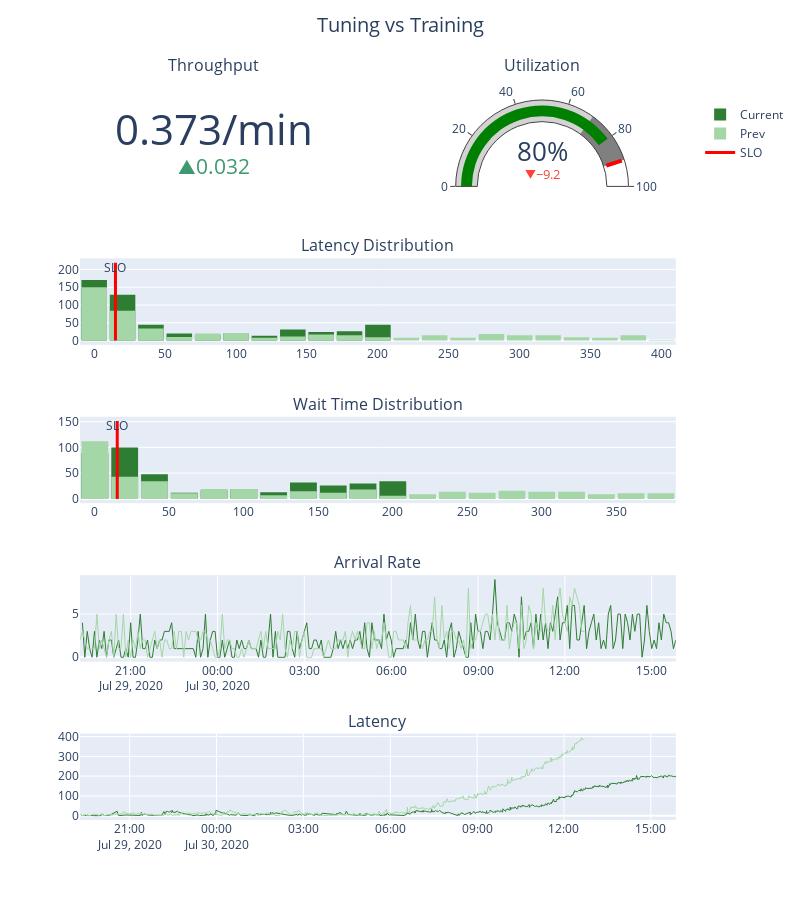

This figure's notebook cell:
### Code cell
dashboard = build_dashboard(Q_tuning, prev_q=Q_train, show_slo=True, title='Tuning vs Training')
dashboard.show()

### Figure 1 — Plotly figure (JSON) as saved in the notebook; plotly's stock layout.template omitted (floating-point values rounded to 4 significant figures; data arrays with more than 128 entries replaced by an {"elided": "..."} marker saying what was removed)
{"data": [{"delta": {"position": "bottom", "reference": 0.3404}, "domain": {"x": [0, 0.44], "y": [0.88, 1]}, "mode": "number+delta", "number": {"suffix": "/min"}, "type": "indicator", "value": 0.3728}, {"delta": {"reference": 89.24}, "domain": {"x": [0.54, 0.98], "y": [0.88, 1]}, "gauge": {"axis": {"range": [0, 100]}, "steps": [{"color": "lightgray", "range": [0, 70]}, {"color": "gray", "range": [70, 90]}], "threshold": {"line": {"color": "red", "width": 4}, "thickness": 0.75, "value": 90}}, "mode": "gauge+number+delta", "number": {"suffix": "%"}, "type": "indicator", "value": 80.02}, {"bingroup": "1", "marker": {"color": "#2E7D32"}, "name": "Current", "nbinsx": 20, "type": "histogram", "x": {"elided": "537 float values"}, "xaxis": "x", "yaxis": "y"}, {"bingroup": "1", "marker": {"color": "#A5D6A7"}, "name": "Prev", "nbinsx": 20, "type": "histogram", "x": {"elided": "491 float values"}, "xaxis": "x", "yaxis": "y"}, {"line": {"color": "red", "width": 3}, "mode": "lines+text", "name": "SLO", "text": [null, "SLO"], "textposition": "bottom center", "type": "scatter", "x": [15, 15], "xaxis": "x", "y": [0, 219], "yaxis": "y"}, {"bingroup": "2", "marker": {"color": "#2E7D32"}, "showlegend": false, "type": "histogram", "x": {"elided": "420 float values"}, "xaxis": "x2", "yaxis": "y2"}, {"bingroup": "2", "marker": {"color": "#A5D6A7"}, "showlegend": false, "type": "histogram", "x": {"elided": "406 float values"}, "xaxis": "x2", "yaxis": "y2"}, {"line": {"color": "red", "width": 3}, "mode": "lines+text", "name": "SLO", "showlegend": false, "text": [null, "SLO"], "textposition": "bottom center", "type": "scatter", "x": [15, 15], "xaxis": "x2", "y": [0, 151], "yaxis": "y2"}, {"line": {"color": "#2E7D32", "width": 1}, "showlegend": false, "type": "scatter", "x": {"elided": "247 str values"}, "xaxis": "x3", "y": {"elided": "247 int values"}, "yaxis": "y3"}, {"line": {"color": "#2E7D32", "width": 1}, "showlegend": false, "type": "scatter", "x": {"elided": "537 str values"}, "xaxis": "x4", "y": {"elided": "537 float values"}, "yaxis": "y4"}, {"line": {"color": "#A5D6A7", "width": 1}, "showlegend": false, "type": "scatter", "x": {"elided": "210 str values"}, "xaxis": "x3", "y": {"elided": "210 int values"}, "yaxis": "y3"}, {"line": {"color": "#A5D6A7", "width": 1}, "showlegend": false, "type": "scatter", "x": {"elided": "491 str values"}, "xaxis": "x4", "y": {"elided": "491 float values"}, "yaxis": "y4"}], "layout": {"annotations": [{"font": {"size": 16}, "showarrow": false, "text": "Throughput", "x": 0.22, "xanchor": "center", "xref": "paper", "y": 1.03, "yanchor": "bottom", "yref": "paper"}, {"font": {"size": 16}, "showarrow": false, "text": "Utilization", "x": 0.76, "xanchor": "center", "xref": "paper", "y": 1.03, "yanchor": "bottom", "yref": "paper"}, {"font": {"size": 16}, "showarrow": false, "text": "Latency Distribution", "x": 0.49, "xanchor": "center", "xref": "paper", "y": 0.78, "yanchor": "bottom", "yref": "paper"}, {"font": {"size": 16}, "showarrow": false, "text": "Wait Time Distribution", "x": 0.49, "xanchor": "center", "xref": "paper", "y": 0.56, "yanchor": "bottom", "yref": "paper"}, {"font": {"size": 16}, "showarrow": false, "text": "Arrival Rate", "x": 0.49, "xanchor": "center", "xref": "paper", "y": 0.34, "yanchor": "bottom", "yref": "paper"}, {"font": {"size": 16}, "showarrow": false, "text": "Latency", "x": 0.49, "xanchor": "center", "xref": "paper", "y": 0.12, "yanchor": "bottom", "yref": "paper"}], "bargap": 0.1, "barmode": "overlay", "height": 900, "title": {"font": {"size": 20}, "text": "Tuning vs Training", "x": 0.5, "xanchor": "center", "y": 0.98, "yanchor": "top"}, "width": 800, "xaxis": {"anchor": "y", "domain": [0, 0.98]}, "xaxis2": {"anchor": "y2", "domain": [0, 0.98]}, "xaxis3": {"anchor": "y3", "domain": [0, 0.98]}, "xaxis4": {"anchor": "y4", "domain": [0, 0.98]}, "yaxis": {"anchor": "x", "domain": [0.66, 0.78]}, "yaxis2": {"anchor": "x2", "domain": [0.44, 0.56]}, "yaxis3": {"anchor": "x3", "domain": [0.22, 0.34]}, "yaxis4": {"anchor": "x4", "domain": [0, 0.12]}}}
